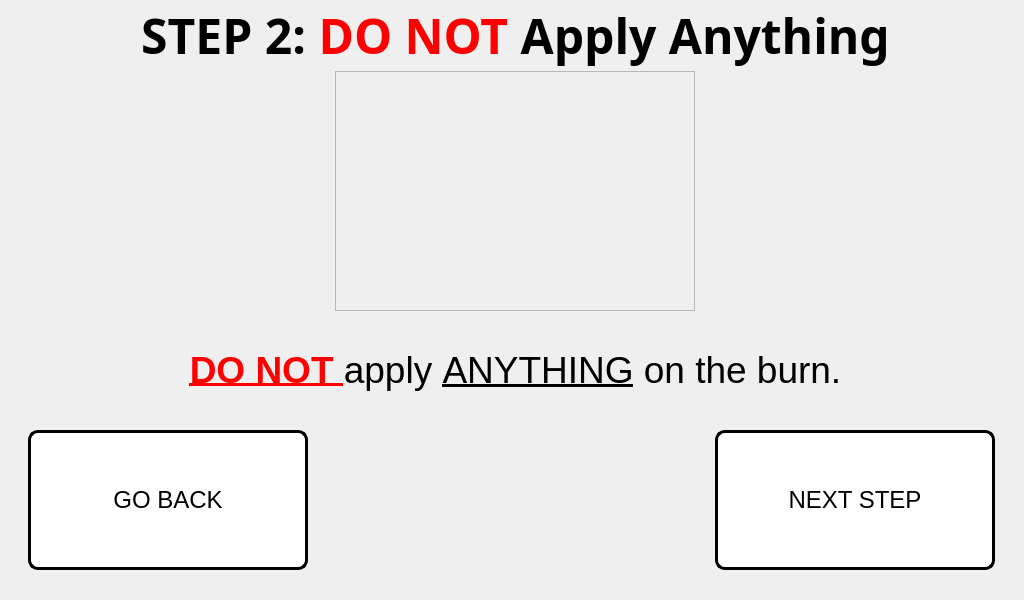
<?xml version="1.0" encoding="UTF-8"?>
<ui version="4.0">
 <class>step_2_window</class>
 <widget class="QMainWindow" name="step_2_window">
  <property name="geometry">
   <rect>
    <x>0</x>
    <y>0</y>
    <width>1024</width>
    <height>600</height>
   </rect>
  </property>
  <property name="minimumSize">
   <size>
    <width>1024</width>
    <height>600</height>
   </size>
  </property>
  <property name="maximumSize">
   <size>
    <width>1024</width>
    <height>600</height>
   </size>
  </property>
  <property name="windowTitle">
   <string>Step 2 Procedure</string>
  </property>
  <widget class="QWidget" name="centralwidget">
   <widget class="QLabel" name="title_step_2">
    <property name="geometry">
     <rect>
      <x>10</x>
      <y>0</y>
      <width>1011</width>
      <height>71</height>
     </rect>
    </property>
    <property name="font">
     <font>
      <family>Unispace</family>
      <pointsize>18</pointsize>
      <weight>75</weight>
      <bold>true</bold>
     </font>
    </property>
    <property name="text">
     <string>&lt;html&gt;&lt;head/&gt;&lt;body&gt;&lt;p align=&quot;center&quot;&gt;&lt;span style=&quot; font-size:36pt;&quot;&gt;STEP 2: &lt;/span&gt;&lt;span style=&quot; font-size:36pt; color:#ff0000;&quot;&gt;DO NOT&lt;/span&gt;&lt;span style=&quot; font-size:36pt;&quot;&gt; Apply Anything&lt;/span&gt;&lt;/p&gt;&lt;/body&gt;&lt;/html&gt;</string>
    </property>
    <property name="alignment">
     <set>Qt::AlignCenter</set>
    </property>
   </widget>
   <widget class="QLabel" name="text_steps_2">
    <property name="geometry">
     <rect>
      <x>25</x>
      <y>310</y>
      <width>981</width>
      <height>121</height>
     </rect>
    </property>
    <property name="font">
     <font>
      <pointsize>14</pointsize>
     </font>
    </property>
    <property name="text">
     <string>&lt;html&gt;&lt;head/&gt;&lt;body&gt;&lt;p align=&quot;center&quot;&gt;&lt;span style=&quot; font-family:'Calibri'; font-size:28pt; font-weight:600; text-decoration: underline; color:#ff0000;&quot;&gt;DO NOT &lt;/span&gt;&lt;span style=&quot; font-family:'Calibri'; font-size:28pt; color:#000000;&quot;&gt;apply &lt;/span&gt;&lt;span style=&quot; font-family:'Calibri'; font-size:28pt; text-decoration: underline; color:#000000;&quot;&gt;ANYTHING&lt;/span&gt;&lt;span style=&quot; font-family:'Calibri'; font-size:28pt; color:#000000;&quot;&gt; on the burn.&lt;/span&gt;&lt;/p&gt;&lt;/body&gt;&lt;/html&gt;</string>
    </property>
   </widget>
   <widget class="QLabel" name="gif_player_label_2">
    <property name="geometry">
     <rect>
      <x>335</x>
      <y>71</y>
      <width>360</width>
      <height>240</height>
     </rect>
    </property>
    <property name="minimumSize">
     <size>
      <width>360</width>
      <height>240</height>
     </size>
    </property>
    <property name="maximumSize">
     <size>
      <width>360</width>
      <height>240</height>
     </size>
    </property>
    <property name="font">
     <font>
      <family>Unispace</family>
      <pointsize>16</pointsize>
      <weight>75</weight>
      <bold>true</bold>
     </font>
    </property>
    <property name="frameShape">
     <enum>QFrame::StyledPanel</enum>
    </property>
    <property name="lineWidth">
     <number>1</number>
    </property>
    <property name="text">
     <string/>
    </property>
    <property name="alignment">
     <set>Qt::AlignCenter</set>
    </property>
   </widget>
   <widget class="QPushButton" name="next_step_button_2">
    <property name="geometry">
     <rect>
      <x>715</x>
      <y>430</y>
      <width>280</width>
      <height>140</height>
     </rect>
    </property>
    <property name="minimumSize">
     <size>
      <width>280</width>
      <height>140</height>
     </size>
    </property>
    <property name="maximumSize">
     <size>
      <width>280</width>
      <height>140</height>
     </size>
    </property>
    <property name="font">
     <font>
      <pointsize>18</pointsize>
     </font>
    </property>
    <property name="cursor">
     <cursorShape>PointingHandCursor</cursorShape>
    </property>
    <property name="styleSheet">
     <string notr="true">QPushButton:hover:!pressed
{
  background-color: rgb(195,30,60);
}

QPushButton
{
  background-color: white;
color: black;
border-style: outset;
border-width: 3px;
border-radius:10px;
border-color: black;
}</string>
    </property>
    <property name="text">
     <string>NEXT STEP</string>
    </property>
   </widget>
   <widget class="QPushButton" name="go_back_injury_type_2">
    <property name="geometry">
     <rect>
      <x>28</x>
      <y>430</y>
      <width>280</width>
      <height>140</height>
     </rect>
    </property>
    <property name="minimumSize">
     <size>
      <width>280</width>
      <height>140</height>
     </size>
    </property>
    <property name="maximumSize">
     <size>
      <width>280</width>
      <height>140</height>
     </size>
    </property>
    <property name="font">
     <font>
      <pointsize>18</pointsize>
     </font>
    </property>
    <property name="styleSheet">
     <string notr="true">QPushButton:hover:!pressed
{
  background-color: rgb(195,30,60);
}

QPushButton
{
  background-color: white;
color: black;
border-style: outset;
border-width: 3px;
border-radius:10px;
border-color: black;
}</string>
    </property>
    <property name="text">
     <string>GO BACK</string>
    </property>
   </widget>
   <widget class="QLabel" name="label">
    <property name="geometry">
     <rect>
      <x>0</x>
      <y>0</y>
      <width>1024</width>
      <height>600</height>
     </rect>
    </property>
    <property name="minimumSize">
     <size>
      <width>1024</width>
      <height>600</height>
     </size>
    </property>
    <property name="maximumSize">
     <size>
      <width>1024</width>
      <height>600</height>
     </size>
    </property>
    <property name="text">
     <string/>
    </property>
    <property name="pixmap">
     <pixmap>../pictures/program_pictures/main_wallpaper.png</pixmap>
    </property>
   </widget>
   <zorder>label</zorder>
   <zorder>text_steps_2</zorder>
   <zorder>title_step_2</zorder>
   <zorder>gif_player_label_2</zorder>
   <zorder>next_step_button_2</zorder>
   <zorder>go_back_injury_type_2</zorder>
  </widget>
 </widget>
 <resources/>
 <connections/>
</ui>
